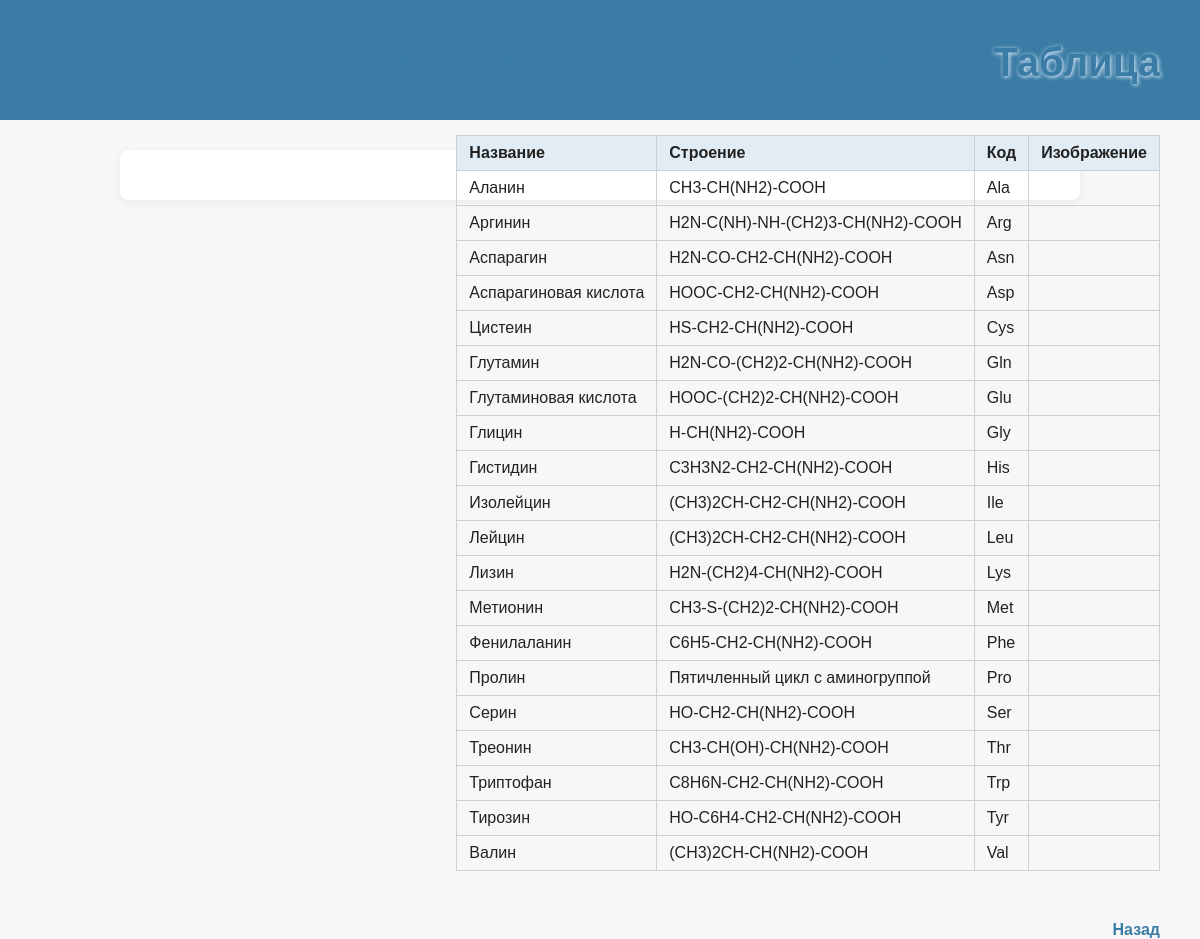
Screenshot of /table/ with the database file from the repository.
### cards/models.py (models this page shows, shortened)
class AminoAcidCard(models.Model):
    name = models.CharField(max_length=50, verbose_name="Название")
    structure = models.TextField(verbose_name="Строение")
    code = models.CharField(max_length=3, verbose_name="Трёхбуквенный код")
    image = models.ImageField(upload_to='amino_images/', blank=True, null=True, verbose_name="Изображение")

### cards/views.py (the view)
# urls.py: path('table/', views.card_table, name='card_table'),
def card_table(request):
    cards = AminoAcidCard.objects.all()
    return render(request, 'cards/card_table.html', {'cards': cards})

### templates/cards/card_table.html (shortened to what this page needs)
{% extends 'base.html' %}
{% block content %}
<div class="right-headers">
    <div class="table-header">Таблица</div>
    <table>
        <tr>
            <th>Название</th>
            <th>Строение</th>
            <th>Код</th>
            <th>Изображение</th>
        </tr>
        {% for card in cards %}
        <tr>
            <td>{{ card.name }}</td>
            <td>{{ card.structure }}</td>
            <td>{{ card.code }}</td>
            <td>
            </td>
        </tr>
        {% endfor %}
    </table>
    <a href="{% url 'card_list' %}">Назад</a>
    {% endblock %}

### templates/base.html (shortened to what this page needs)
{% load static %}
<!DOCTYPE html>
<html lang="ru">
<head>
    <link rel="stylesheet" href="{% static 'styles.css' %}">
</head>
<body>
    <header>
        <h1>Учебный сервис: Карточки аминокислот</h1>
    </header>
    <main>
        {% block content %}{% endblock %}
    </main>
</body>
</html>

### static/styles.css (style rules this page uses)
body { font-family: Arial, sans-serif; background-color: #f7f7fa; margin: 0; padding: 0; color: #222; }
header { background-color: #3a7ca5; color: #fff; padding: 20px 0; text-align: center; margin-bottom: 30px; }
main { max-width: 900px; margin: 0 auto; background: #fff; padding: 25px 30px; border-radius: 8px; box-shadow: 0 2px 8px rgba(0, 0, 0, 0.06); }
h1, h2, h3 { color: #3a7ca5; }
a { color: #3a7ca5; text-decoration: none; font-weight: bold; }
table { width: 100%; border-collapse: collapse; margin-bottom: 20px; }
th, td { border: 1px solid #d0d0d0; padding: 8px 12px; text-align: left; }
th { background-color: #e1ecf4; }
.right-headers { position: absolute; right: 40px; top: 40px; display: flex; flex-direction: column; align-items: flex-end; gap: 30px; z-index: 10; }
.anki-header, .table-header { font-size: 2.5em; font-weight: bold; color: #3a7ca5; margin-bottom: 0.5em; text-shadow: 1px 1px 4px #e6f2ff; }

### rows the page displays
AminoAcidCard: name "Аланин", structure "CH3-CH(NH2)-COOH", code "Ala"
AminoAcidCard: name "Аргинин", structure "H2N-C(NH)-NH-(CH2)3-CH(NH2)-COOH", code "Arg"
AminoAcidCard: name "Аспарагин", structure "H2N-CO-CH2-CH(NH2)-COOH", code "Asn"
AminoAcidCard: name "Аспарагиновая кислота", structure "HOOC-CH2-CH(NH2)-COOH", code "Asp"
AminoAcidCard: name "Цистеин", structure "HS-CH2-CH(NH2)-COOH", code "Cys"
AminoAcidCard: name "Глутамин", structure "H2N-CO-(CH2)2-CH(NH2)-COOH", code "Gln"
AminoAcidCard: name "Глутаминовая кислота", structure "HOOC-(CH2)2-CH(NH2)-COOH", code "Glu"
AminoAcidCard: name "Глицин", structure "H-CH(NH2)-COOH", code "Gly"
AminoAcidCard: name "Гистидин", structure "C3H3N2-CH2-CH(NH2)-COOH", code "His"
AminoAcidCard: name "Изолейцин", structure "(CH3)2CH-CH2-CH(NH2)-COOH", code "Ile"
AminoAcidCard: name "Лейцин", structure "(CH3)2CH-CH2-CH(NH2)-COOH", code "Leu"
AminoAcidCard: name "Лизин", structure "H2N-(CH2)4-CH(NH2)-COOH", code "Lys"
AminoAcidCard: name "Метионин", structure "CH3-S-(CH2)2-CH(NH2)-COOH", code "Met"
AminoAcidCard: name "Фенилаланин", structure "C6H5-CH2-CH(NH2)-COOH", code "Phe"
AminoAcidCard: name "Пролин", structure "Пятичленный цикл с аминогруппой", code "Pro"
AminoAcidCard: name "Серин", structure "HO-CH2-CH(NH2)-COOH", code "Ser"
AminoAcidCard: name "Треонин", structure "CH3-CH(OH)-CH(NH2)-COOH", code "Thr"
AminoAcidCard: name "Триптофан", structure "C8H6N-CH2-CH(NH2)-COOH", code "Trp"
AminoAcidCard: name "Тирозин", structure "HO-C6H4-CH2-CH(NH2)-COOH", code "Tyr"
AminoAcidCard: name "Валин", structure "(CH3)2CH-CH(NH2)-COOH", code "Val"
